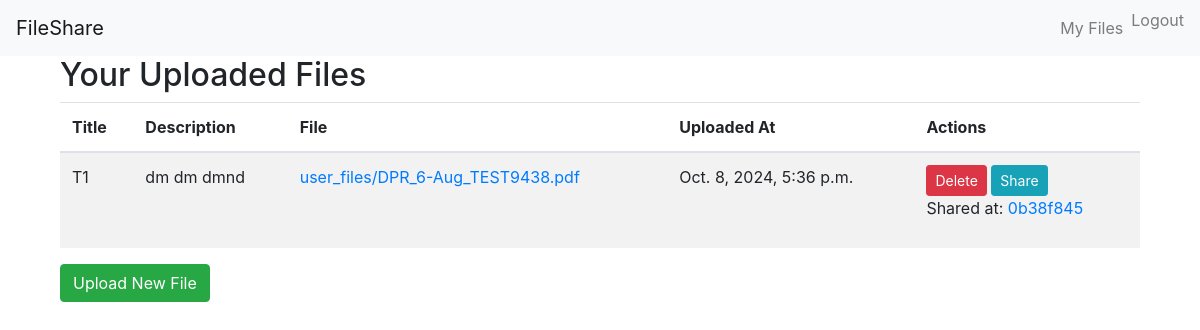
Before: /files/ (signed in) with the older database file.
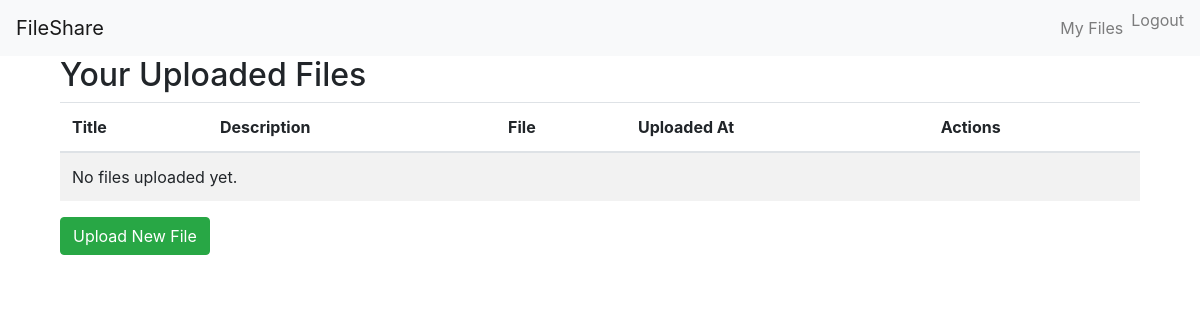
After: the same page with the newer database file.
### fileupload/models.py (models this page shows, shortened)
class File(models.Model):
    user = models.ForeignKey(User, on_delete=models.CASCADE, related_name='files')
    title = models.CharField(max_length=100)
    description = models.TextField()
    uploaded_at = models.DateTimeField(auto_now_add=True)
    uploaded_by = models.ForeignKey(User, on_delete=models.CASCADE, related_name='uploaded_files')
    file = models.FileField(upload_to='user_files/')
    file_type = models.CharField(max_length=50, blank=True, null=True)
    compressed = models.BooleanField(default=False)
    public_url = models.CharField(max_length=100, blank=True, null=True)

### fileupload/views.py (the view)
# urls.py: path('files/', views.file_list, name='file-list'),
@login_required
def file_list(request):
    files = File.objects.filter(user=request.user)
    return render(request, 'fileupload/file_list.html', {'files': files})

### fileupload/templates/fileupload/file_list.html
{% extends "base.html" %}
{% block content %}
    <div class="container">
        <h2>Your Uploaded Files</h2>
        <table class="table table-striped">
            <thead>
                <tr>
                    <th>Title</th>
                    <th>Description</th>
                    <th>File</th>
                    <th>Uploaded At</th>
                    <th>Actions</th>
                </tr>
            </thead>
            <tbody>
                {% for file in files %}
                <tr>
                    <td>{{ file.title }}</td>
                    <td>{{ file.description }}</td>
                    <td><a href="{{ file.file.url }}">{{ file.file.name }}</a></td>
                    <td>{{ file.uploaded_at }}</td>
                    <td>
                        <a href="{% url 'delete-file' file.pk %}" class="btn btn-danger btn-sm">Delete</a>
                        <a href="{% url 'share-file' file.pk %}" class="btn btn-info btn-sm">Share</a>
                        {% if file.public_url %}
                        <p>Shared at: <a href="{% url 'public-file' file.public_url %}">{{ file.public_url }}</a></p>
                        {% endif %}
                    </td>
                </tr>
                {% empty %}
                <tr>
                    <td colspan="5">No files uploaded yet.</td>
                </tr>
                {% endfor %}
            </tbody>
        </table>
        <p><a href="{% url 'upload-file' %}" class="btn btn-success">Upload New File</a></p>
    </div>
{% endblock %}

### fileupload/templates/base.html (shortened to what this page needs)
<!DOCTYPE html>
<html lang="en">
<head>
    <link rel="stylesheet" href="https://maxcdn.bootstrapcdn.com/bootstrap/4.0.0/css/bootstrap.min.css">
</head>
<body>
    <nav class="navbar navbar-expand-lg navbar-light bg-light">
        <a class="navbar-brand" href="/">FileShare</a>
        <div class="collapse navbar-collapse" id="navbarNav">
            <ul class="navbar-nav ml-auto">
                {% if user.is_authenticated %}
                    <li class="nav-item"><a class="nav-link" href="{% url 'file-list' %}">My Files</a></li>
                    <li class="nav-item">
                        <form method="post" action="{% url 'logout' %}" style="display:inline;">
                            <button type="submit" class="nav-link" style="border:none; background:none; padding:0; cursor:pointer;">
                                Logout
                            </button>
                        </form>
                    </li>
                {% else %}
                    <li class="nav-item"><a class="nav-link" href="{% url 'login' %}">Login</a></li>
                    <li class="nav-item"><a class="nav-link" href="{% url 'register' %}">Register</a></li>
                {% endif %}
            </ul>
        </div>
    </nav>
    <div class="container">
        {% block content %}
        {% endblock %}
    </div>
</body>
</html>

Changed rows visible on the page:
no longer on this page (row edited): File: title "T1", description "dm dm dmnd", file.name "user_files/DPR_6-Aug_TEST9438.pdf", uploaded_at "Oct. 8, 2024, 5:36 p.m.", public_url "0b38f845"
Other visible differences:
text now shown: "No files uploaded yet."
